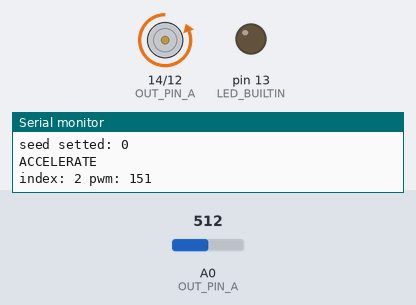
Bench run of a sketch on a simulated Arduino Uno, built with avr-gcc and run on an emulated ATmega328P. On the bench: motor-driver pin pairs drawn as motors (green arrow = first pin HIGH = forward, orange = second pin HIGH = backward, longer = more drive), output pins drawn as LEDs (lit = HIGH), the last lines printed to the serial monitor. The test bench sets the inputs (shaded band); at power-on: A0 (OUT_PIN_A) = 512. Random numbers use the default seed unless the sketch sets one.

Above: at 0.5 s.
At 36.6 s:
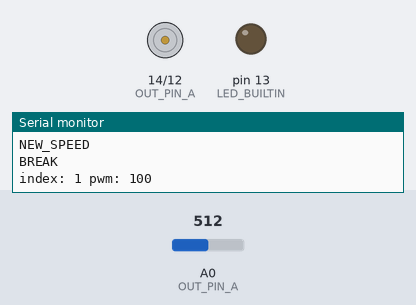
Timing chart, 0 to 40.4 s (numbered marks = the images above):
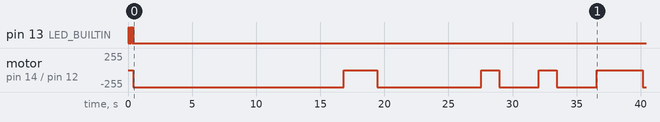

The sketch:

LoopingLouieAdvanced.ino
```cpp
/*
* software for motor control which can be controlled via WiFi
*
*/

// Includes
//#include <ESP8266WebServer.h>

// Defines
#define ROUNDTIME       1000 // milli secs
#define BREAKTIME       200 // milli secs
#define ACCELERATETIME  100 // milli secs
#define MINIMUM_PWM     100
#define NUMBER_OF_SPEEDS   5
#define NEW_SPEED_PROABILITY           30
#define DROP_PROABILITY                 4
#define REVERSE_DIRECTION_PROABILITY    15
#define HOLD_PROABILITY               100 - (NEW_SPEED_PROABILITY + DROP_PROABILITY + REVERSE_DIRECTION_PROABILITY)
//#define CLOCKWISE 1
#if CLOCKWISE
#define OUT_PIN_A 14
#define OUT_PIN_B 12
#else
#define OUT_PIN_A 12
#define OUT_PIN_B 14
#endif


// Type defs
enum STATE{
  HOLD_SPEED = 0,
  NEW_SPEED,
  REVERSE_DIRECTION,
  HOLD_REVERSE,
  BREAK,
  HOLD_DROP,
  ACCELERATE
  };

enum DIRECTION{
  CLOCKWISE,
  COUNTERCLOCKWISE
};

// Globals and consts
STATE state = NEW_SPEED;
STATE stateAfterBreak = NEW_SPEED;
STATE stateAfterAccelerate = HOLD_SPEED;
uint32_t timer = 0;
bool isTimerRunning = false;
DIRECTION pwmDirection = CLOCKWISE;
int pwmSpeedValues[NUMBER_OF_SPEEDS] = {0, MINIMUM_PWM};
int pwmSpeedIndex = 1;
int accelerateTargetIndex = 1;
DIRECTION accelerateTargetDirection = CLOCKWISE;

//const char* ssid = "Tower";  // SSID
//const char* pass = "loopinglouie"; // must be >= 8 characters

//IPAddress ip(192,168,4,1); // should be 192.168.4.x
//IPAddress gateway(192,168,4,1);  // should be 192.168.4.x
//IPAddress subnet(255,255,255,0);
//ESP8266WebServer server(80);

String state_str[] = {"HOLD_SPEED", "NEW_SPEED", "REVERSE_DIRECTION", "HOLD_REVERSE", "BREAK", "HOLD_DROP", "ACCELERATE"};

// Functions
void SetPWM(DIRECTION direction, int index);
bool IsTimerExpired();
void SetTimer(uint32_t millisecs);
void SetSeed();
void ToggleBuiltInLed();

void setup() {
  pinMode(LED_BUILTIN, OUTPUT);
  pinMode(OUT_PIN_A, OUTPUT);
  pinMode(OUT_PIN_B, OUTPUT);
  Serial.begin(115200);
  Serial.println(" ");
  delay(10);
  Serial.println(" ");
  Serial.println("start");

  //WiFi.softAPConfig(ip, gateway, subnet);
  //WiFi.softAP(ssid);
//  delay(500);
  for(int i = 1; i < NUMBER_OF_SPEEDS; i++)
  {
    pwmSpeedValues[i] = map(i, 1, NUMBER_OF_SPEEDS-1, MINIMUM_PWM, 0xFF);
  }
  SetSeed();
}

void loop() {
  switch(state)
  {
    case (HOLD_SPEED):
    {
      if(!isTimerRunning)
      {
        SetTimer(ROUNDTIME);
      }
    }
    break;

    case (NEW_SPEED):
    {
      accelerateTargetIndex = random(1, NUMBER_OF_SPEEDS);
      accelerateTargetDirection = CLOCKWISE;
    }
    break;

    case (REVERSE_DIRECTION):
    {
      SetPWM(COUNTERCLOCKWISE, 1);
    }
    break;

    case (HOLD_REVERSE):
    {
      if(!isTimerRunning)
      {
        SetTimer(random(400, 800));
      }
    }
    break;

    case (BREAK):
    {
      if(pwmSpeedIndex != accelerateTargetIndex && IsTimerExpired()){
        SetPWM(pwmDirection, pwmSpeedIndex - 1);
        if(pwmSpeedIndex != accelerateTargetIndex) {
          SetTimer(BREAKTIME);
        }
        else
        {
          SetTimer(BREAKTIME * 3);
        }
      }
    }
    break;

    case (HOLD_DROP):
    {
      if(!isTimerRunning)
      {
        SetTimer(500);
      }
    }
    break;

    case (ACCELERATE):
    {
      if(pwmSpeedIndex != accelerateTargetIndex && IsTimerExpired()){
        SetPWM(accelerateTargetDirection, pwmSpeedIndex + 1);
        SetTimer(ACCELERATETIME);
      }
    }
    break;
  }

  STATE oldState = state;
  switch(state)
  {
    case (HOLD_SPEED):
    {
      if(IsTimerExpired())
      {
        int randomNumber = (int)random(0, 101);
        if (randomNumber < HOLD_PROABILITY)
        {
          state = HOLD_SPEED;
        }
        else if (randomNumber < (HOLD_PROABILITY + NEW_SPEED_PROABILITY))
        {
          state = NEW_SPEED;
        }
        else if (randomNumber < (HOLD_PROABILITY + NEW_SPEED_PROABILITY + DROP_PROABILITY))
        {
          accelerateTargetIndex = 0;
          stateAfterBreak = HOLD_DROP;
          state = BREAK;
        }
        else
        {
          accelerateTargetIndex = 0;
          stateAfterBreak = REVERSE_DIRECTION;
          state = BREAK;
        }
      }
    }
    break;

    case (NEW_SPEED):
    {
      if(pwmSpeedIndex < accelerateTargetIndex)
      {
        stateAfterAccelerate = HOLD_SPEED;
        state = ACCELERATE;
      }
      else if (pwmSpeedIndex == accelerateTargetIndex)
      {
        state = HOLD_SPEED;
      }
      else
      {
        stateAfterBreak = HOLD_SPEED;
        state = BREAK;
      }
    }
    break;

    case (REVERSE_DIRECTION):
    {
      state = HOLD_REVERSE;
    }
    break;

    case (HOLD_REVERSE):
    {
      if(IsTimerExpired())
      {
        stateAfterBreak = NEW_SPEED;
        state = BREAK;
      }
    }
    break;

    case (BREAK):
    {
      if(pwmSpeedIndex == accelerateTargetIndex && IsTimerExpired()){
        state = stateAfterBreak;
      }
    }
    break;

    case (HOLD_DROP):
    {
      if(IsTimerExpired())
      {
        state = NEW_SPEED;
      }
    }
    break;

    case (ACCELERATE):
    {
      if(pwmSpeedIndex == accelerateTargetIndex && IsTimerExpired()){
        state = stateAfterAccelerate;
      }
    }
    break;

  }
  if(oldState != state)
  {
    Serial.println(state_str[(int)state]);
  }
}

void SetPWM(DIRECTION direction, int index)
{
  pwmDirection = direction;
  pwmSpeedIndex = index;
  int pwmValue = pwmSpeedValues[index];;

  if(direction == CLOCKWISE) {
    analogWrite(OUT_PIN_A, pwmValue);
    digitalWrite(OUT_PIN_B, LOW);
  }
  else if(0 == index)
  {
    digitalWrite(OUT_PIN_A, LOW);
    digitalWrite(OUT_PIN_B, LOW);
  }
  else
  {
    digitalWrite(OUT_PIN_A, LOW);
    analogWrite(OUT_PIN_B, pwmValue);
  }

  Serial.print("index: ");
  if(direction == COUNTERCLOCKWISE)
  {
    Serial.print("-");
  }
  Serial.print(index);
  Serial.print(" pwm: ");
  Serial.println(pwmValue);

//  ToggleBuiltInLed();
}
void SetSeed()
{
  unsigned long rnd_seed;
  int adcValue;
  int i;
  for( i=0; i<32; i+=4)
  {
    adcValue = analogRead(0);
    rnd_seed = (adcValue & 0x0F) << i;
    delay(50);
    Serial.println(adcValue);
    ToggleBuiltInLed();
  }

  randomSeed(rnd_seed);
  Serial.print("seed setted: ");
  Serial.println(rnd_seed);
}

void SetTimer(uint32_t millisecs)
{
  isTimerRunning = true;
  timer = millis() + millisecs;
}

bool IsTimerExpired()
{
  if(millis() > timer)
  {
    isTimerRunning = false;
    return true;
  }
  return false;
}

void ToggleBuiltInLed()
{
  digitalWrite(LED_BUILTIN, !digitalRead(LED_BUILTIN));
}
```

Measured:
- by itself, motor on pin 14 (OUT_PIN_A) / pin 12 (OUT_PIN_B): stopped → backward 255/255 at 0.41 s, → stopped 16.4 s later, → backward 255/255 2.6 s later, → stopped 8.1 s later, … (9 changes in this stretch)
